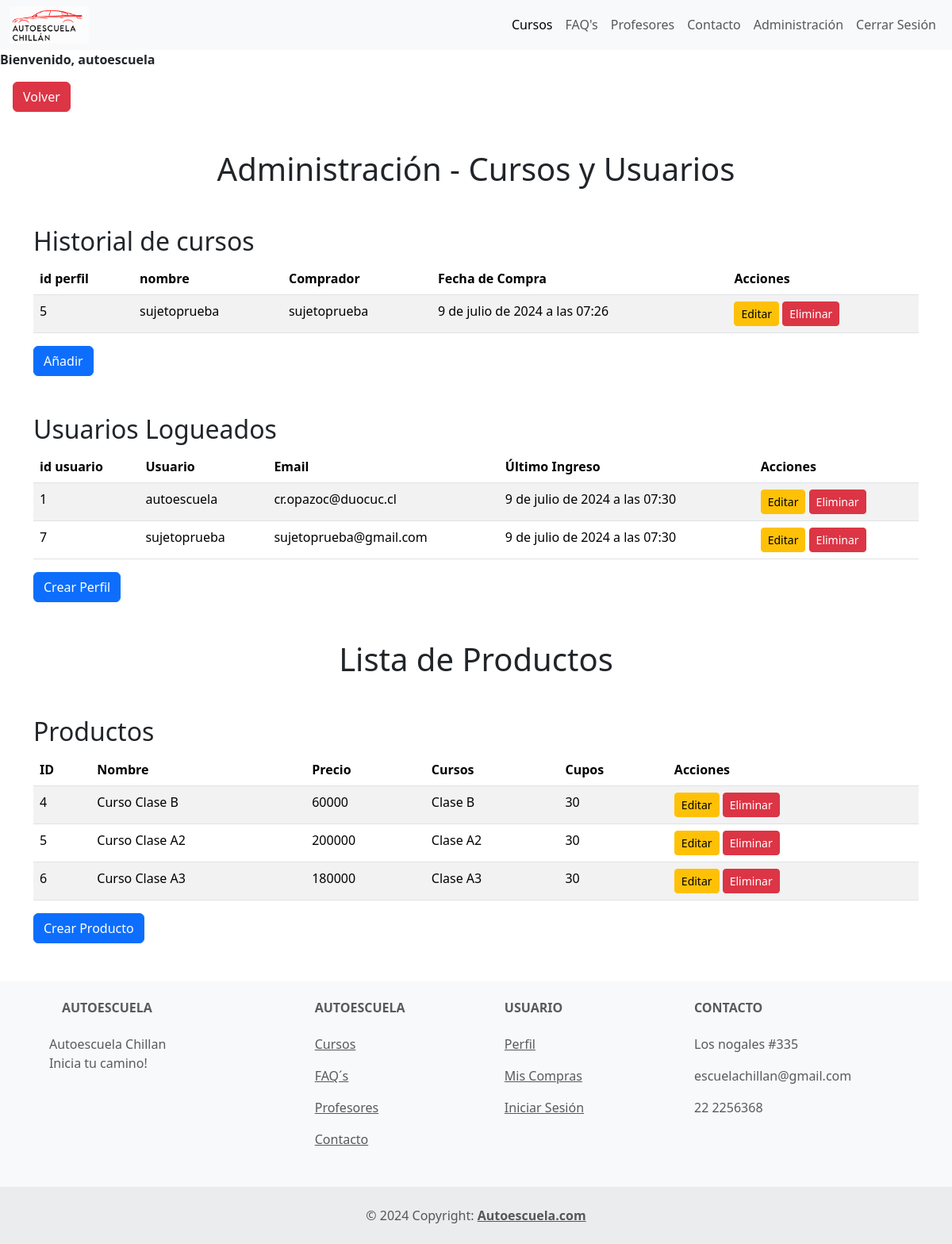
Screenshot of /perfilAdmin/ (signed in) with the database file from the repository.
### aplicacion/models.py (models this page shows, shortened)
class Compra(models.Model):
    nombre_curso = models.CharField(max_length=100, verbose_name="Nombre del curso")
    fecha_pedido = models.DateTimeField(auto_now_add=True, verbose_name="Fecha de compra")
    precio = models.DecimalField(max_digits=10, decimal_places=2, verbose_name="Precio")
    estado = models.CharField(max_length=50, choices=[('Proceso', 'Proceso'), ('Completado', 'Completado'), ('Cancelado', 'Cancelado')], verbose_name="Estado")
    perfil = models.ForeignKey(User, on_delete=models.CASCADE, verbose_name="Perfil", null=True, blank=True)

class Producto(models.Model):
    nombre = models.CharField(max_length=100, verbose_name="Nombre del curso")
    precio = models.PositiveIntegerField( verbose_name="Precio")
    cursos = models.CharField(max_length=20, choices=Cursos, verbose_name="Cursos")
    cupos = models.PositiveIntegerField(verbose_name="Cupos", default=30)
    descripcion = models.TextField(verbose_name="Descripción del curso")
    imagen_curso = models.ImageField(upload_to='cursos/', verbose_name="Imagen Curso")

### aplicacion/views.py (the view)
# urls.py: path('perfilAdmin/', perfilAdmin , name='perfilAdmin'),
@user_passes_test(es_superuser)
@login_required
def perfilAdmin(request):
    compras = Compra.objects.all()
    usuarios = User.objects.all()
    productos = Producto.objects.all()
    return render(request, 'Autoescuela/perfilAdmin.html', {'compras': compras, 'usuarios': usuarios,'productos': productos})

### aplicacion/views.py (called while the page is built)
def es_superuser(user):
    return user.is_superuser

def navbar_context(request):
    usuario_autenticado = request.user.is_authenticated
    tiene_compras = False
    if usuario_autenticado:
        try:
            perfil =request.user
            items_carrito = CarritoItem.objects.filter(compra__perfil=perfil, compra=None)
            tiene_compras = items_carrito.exists()
        except Perfil.DoesNotExist:
            pass
    return {
        'usuario_autenticado': usuario_autenticado,
        'tiene_compras': tiene_compras,
    }

### aplicacion/templates/Autoescuela/perfilAdmin.html (shortened to what this page needs)
{% extends "Autoescuela/base.html" %}
{% load static %}
{% load crispy_forms_tags %}
{% block contenido %}
<div class="container mt-5">
    <h1 class="text-center">Administración - Cursos y Usuarios</h1>
    <div class="mt-5">
        <h2>Historial de cursos</h2>
        <table class="table table-striped">
            <thead>
                <tr>
                    <th>id perfil</th>
                    <th>nombre</th>
                    <th>Comprador</th>
                    <th>Fecha de Compra</th>
                    <th>Acciones</th>
                </tr>
            </thead>
            <tbody>
                {% for compra in compras %}
                <tr>
                    <td>{{ compra.id }}</td>
                    <td>{{ compra.nombre_curso }}</td>
                    <td>{{ compra.perfil }}</td>
                    <td>{{ compra.fecha_pedido }}</td>
                    <td>
                        <a href="{% url 'editar_compra' compra.id %}" class="btn btn-sm btn-warning">Editar</a>
                        <a href="{% url 'eliminar_compra' compra.id %}" class="btn btn-sm btn-danger">Eliminar</a>
                    </td>
                </tr>
                {% empty %}
                <tr>
                    <td colspan="5" class="text-center">No se han realizado compras aún.</td>
                </tr>
                {% endfor %}
            </tbody>
        </table>
        <a href="{% url 'crear_compra' %}" class="btn btn-primary">Añadir</a>
    </div>
    <div class="mt-5">
        <h2>Usuarios Logueados</h2>
        <table class="table table-striped">
            <thead>
                <tr>
                    <th>id usuario</th>
                    <th>Usuario</th>
                    <th>Email</th>
                    <th>Último Ingreso</th>
                    <th>Acciones</th>
                </tr>
            </thead>
            <tbody>
                {% for usuario in usuarios %}
                <tr>
                    <td>{{ usuario.id }}</td>
                    <td>{{ usuario.username }}</td>
                    <td>{{ usuario.email }}</td>
                    <td>{{ usuario.last_login }}</td>
                    <td>
                        <a href="{% url 'editar_perfil' usuario.id %}" class="btn btn-sm btn-warning">Editar</a>
                        <a href="{% url 'eliminar_perfil' usuario.id %}" class="btn btn-sm btn-danger">Eliminar</a>
                    </td>
                </tr>
                {% empty %}
                <tr>
                    <td colspan="5" class="text-center">No hay usuarios logueados recientemente.</td>
                </tr>
                {% endfor %}
            </tbody>
        </table>
        <a href="{% url 'crear_perfil' %}" class="btn btn-primary">Crear Perfil</a>
    </div>
</div>
 <div class="container mt-5">
    <h1 class="text-center">Lista de Productos</h1>
    <div class="mt-5">
        <h2>Productos</h2>
        <table class="table table-striped">
            <thead>
                <tr>
                    <th>ID</th>
                    <th>Nombre</th>
                    <th>Precio</th>
                    <th>Cursos</th>
                    <th>Cupos</th>
                    <th>Acciones</th>
                </tr>
            </thead>
            <tbody>
                {% for producto in productos %}
                <tr>
                    <td>{{ producto.id }}</td>
                    <td>{{ producto.nombre }}</td>
                    <td>{{ producto.precio }}</td>
                    <td>{{ producto.cursos }}</td>
                    <td>{{ producto.cupos }}</td>
                    <td>
                        <a href="{% url 'editar_producto' producto.id %}" class="btn btn-sm btn-warning">Editar</a>
                        <a href="{% url 'eliminar_producto' producto.id %}" class="btn btn-sm btn-danger">Eliminar</a>
                    </td>
                </tr>
                {% empty %}
                <tr>
                    <td colspan="6" class="text-center">No hay productos disponibles.</td>
                </tr>
                {% endfor %}
            </tbody>
        </table>
        <a href="{% url 'crear_producto' %}" class="btn btn-primary">Crear Producto</a>
    </div>
</div>
{% endblock %}

### aplicacion/templates/Autoescuela/base.html (shortened to what this page needs)
{% load static %}
{% load crispy_forms_tags %}
<!DOCTYPE html>
<html lang="es">
<head>
  <link href="https://cdn.jsdelivr.net/npm/bootstrap@5.3.3/dist/css/bootstrap.min.css" rel="stylesheet">
  <link rel="stylesheet" href="https://cdn.jsdelivr.net/npm/bootstrap-icons@1.7.1/font/bootstrap-icons.css">
  <link rel="stylesheet" href={% static 'aplicacion/estilos/css'%}>
  <link rel="stylesheet" href="https://cdnjs.cloudflare.com/ajax/libs/font-awesome/4.7.0/css/font-awesome.min.css">
</head>
<body>
<nav class="navbar navbar-expand-sm bg-body-tertiary">
  <div class="container-fluid">
      <a href="{% url 'index' %}">
          <img src="{% static 'aplicacion/img/logo-autoescuela-2_1.png' %}" width="100px">
      </a>
      <div class="collapse navbar-collapse" id="navbarNavDropdown">
          <ul class="navbar-nav ms-auto">
              <li class="nav-item">
                  <a class="nav-link active" aria-current="page" href="{% url 'cursos' %}">Cursos</a>
              </li>
              <li class="nav-item">
                  <a class="nav-link" href="{% url 'faqs' %}">FAQ's</a>
              </li>
              <li class="nav-item">
                  <a class="nav-link" href="{% url 'profesores' %}">Profesores</a>
              </li>
              <li class="nav-item">
                  <a class="nav-link" href="{% url 'contacto' %}">Contacto</a>
              </li>
              {% if user.is_authenticated %}
                  {% if user.is_superuser %}
                  <li class="nav-item">
                      <a class="nav-link" href="{% url 'perfilAdmin' %}">Administración</a>
                  </li>
                  <li class="nav-item">
                      <a class="nav-link" href="{% url 'cerrarSesion' %}">Cerrar Sesión</a>
                  </li>
                  {% endif %}
              {% else %}
              <li class="nav-item">
                  <a class="nav-link" href="{% url 'login' %}">Iniciar Sesión</a>
              </li>
              {% endif %}
          </ul>
      </div>
  </div>
</nav>
{% if user.is_authenticated %}
  <strong>Bienvenido, {{ user.username }}</strong>
{% endif %}
  <div class="m-3" >
  <button onclick="goBack()" type="button" class="btn btn-danger">Volver</button>
  </div>
    <div>
{% block contenido %}
{% endblock %}
<footer class="text-center text-lg-start bg-body-tertiary text-muted">
    <section class="">
      <div class="container text-center text-md-start mt-5 p-2">
        <div class="row mt-3">
          <div class="col-md-3 col-lg-4 col-xl-3 mx-auto mb-4">
            <h6 class="text-uppercase fw-bold mb-4">
              Autoescuela
            </h6>
            <p>
              Autoescuela Chillan
              <br>
                Inicia tu camino!
            </p>
          </div>
          <div class="col-md-2 col-lg-2 col-xl-2 mx-auto mb-4">
            <h6 class="text-uppercase fw-bold mb-4">
              Autoescuela
            </h6>
            <p>
              <a href="{% url 'cursos' %}" class="text-reset">Cursos</a>
            </p>
            <p>
              <a href="{% url 'faqs' %}" class="text-reset">FAQ´s</a>
            </p>
            <p>
              <a href="{% url 'profesores' %}" class="text-reset">Profesores</a>
            </p>
            <p>
              <a href="{% url 'contacto' %}"class="text-reset">Contacto</a>
            </p>
          </div>
          <div class="col-md-3 col-lg-2 col-xl-2 mx-auto mb-4">
            <h6 class="text-uppercase fw-bold mb-4">
              Usuario
            </h6>
            <p>
              <a href="{% url 'perfil' %}" class="text-reset">Perfil</a>
            </p>
            <p>
              <a href="{% url 'miscompras' %}" class="text-reset">Mis Compras</a>
            </p>
            <p>
              <a href="{% url 'login' %}" class="text-reset">Iniciar Sesión</a>
            </p>
          </div>
          <div class="col-md-4 col-lg-3 col-xl-3 mx-auto mb-md-0 mb-4">
            <h6 class="text-uppercase fw-bold mb-4">Contacto</h6>
            <p>Los nogales #335</p>
            <p>
              escuelachillan@gmail.com
            </p>
            <p>22 2256368</p>
          </div>
        </div>
      </div>
    </section>
    <div class="text-center p-4" style="background-color: rgba(0, 0, 0, 0.05);">
      © 2024 Copyright:
      <a class="text-reset fw-bold" href="https://mdbootstrap.com/">Autoescuela.com</a>
    </div>
  </footer>
  </body>

### rows the page displays
Compra: id "5", nombre_curso "sujetoprueba", perfil "sujetoprueba", fecha_pedido "9 de julio de 2024 a las 07:26"
Producto: id "4", nombre "Curso Clase B", precio "60000", cursos "Clase B", cupos "30"
Producto: id "5", nombre "Curso Clase A2", precio "200000", cursos "Clase A2", cupos "30"
Producto: id "6", nombre "Curso Clase A3", precio "180000", cursos "Clase A3", cupos "30"

### other values shown
{{ user.username }} "autoescuela"
{{ usuario.id }} "1"
{{ usuario.username }} "autoescuela"
{{ usuario.email }} "cr.opazoc@duocuc.cl"
{{ usuario.last_login }} "9 de julio de 2024 a las 07:30"
{{ usuario.id }} "7"
{{ usuario.username }} "sujetoprueba"
{{ usuario.email }} "sujetoprueba@gmail.com"
